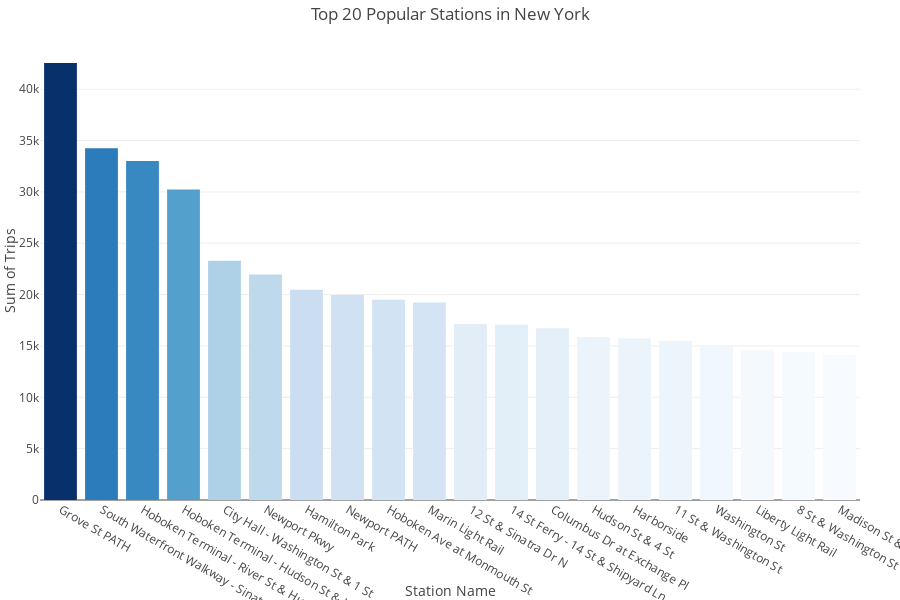

The notebook cell this image was saved under:
### Code cell
# top20 is the DataFrame with the top 20 stations.
fig = go.Figure(go.Bar(x=top20['start_station_name'], y = top20['value'], marker={'color': top20['value'],'colorscale': 'Blues'}))

# Update the layout to add a title and ensure adequate margin space.
fig.update_layout(
    title='Top 20 Popular Bike Stations in New York',
    xaxis_title='Station Name',
    yaxis_title='Sum of Trips',
    width = 900, height = 600,
    margin=dict(l=40, r=40, t=40, b=100)  # Adjust margins to ensure no clipping
)

fig.show()

### Figure 1 — Plotly figure (JSON) as saved in the notebook; plotly's stock layout.template omitted (floating-point values rounded to 4 significant figures)
{"data": [{"marker": {"color": [42556, 34245, 33020, 30244, 23289, 21961, 20477, 19965, 19501, 19230, 17137, 17066, 16731, 15883, 15754, 15502, 15101, 14563, 14423, 14124], "colorscale": [[0, "rgb(247,251,255)"], [0.125, "rgb(222,235,247)"], [0.25, "rgb(198,219,239)"], [0.375, "rgb(158,202,225)"], [0.5, "rgb(107,174,214)"], [0.625, "rgb(66,146,198)"], [0.75, "rgb(33,113,181)"], [0.875, "rgb(8,81,156)"], [1, "rgb(8,48,107)"]]}, "type": "bar", "x": ["Grove St PATH", "South Waterfront Walkway - Sinatra Dr & 1 St", "Hoboken Terminal - River St & Hudson Pl", "Hoboken Terminal - Hudson St & Hudson Pl", "City Hall - Washington St & 1 St", "Newport Pkwy", "Hamilton Park", "Newport PATH", "Hoboken Ave at Monmouth St", "Marin Light Rail", "12 St & Sinatra Dr N", "14 St Ferry - 14 St & Shipyard Ln", "Columbus Dr at Exchange Pl", "Hudson St & 4 St", "Harborside", "11 St & Washington St", "Washington St", "Liberty Light Rail", "8 St & Washington St", "Madison St & 1 St"], "y": [42556, 34245, 33020, 30244, 23289, 21961, 20477, 19965, 19501, 19230, 17137, 17066, 16731, 15883, 15754, 15502, 15101, 14563, 14423, 14124]}], "layout": {"height": 600, "margin": {"b": 100, "l": 40, "r": 40, "t": 40}, "title": {"text": "Top 20 Popular Stations in New York"}, "width": 900, "xaxis": {"title": {"text": "Station Name"}}, "yaxis": {"title": {"text": "Sum of Trips"}}}}
